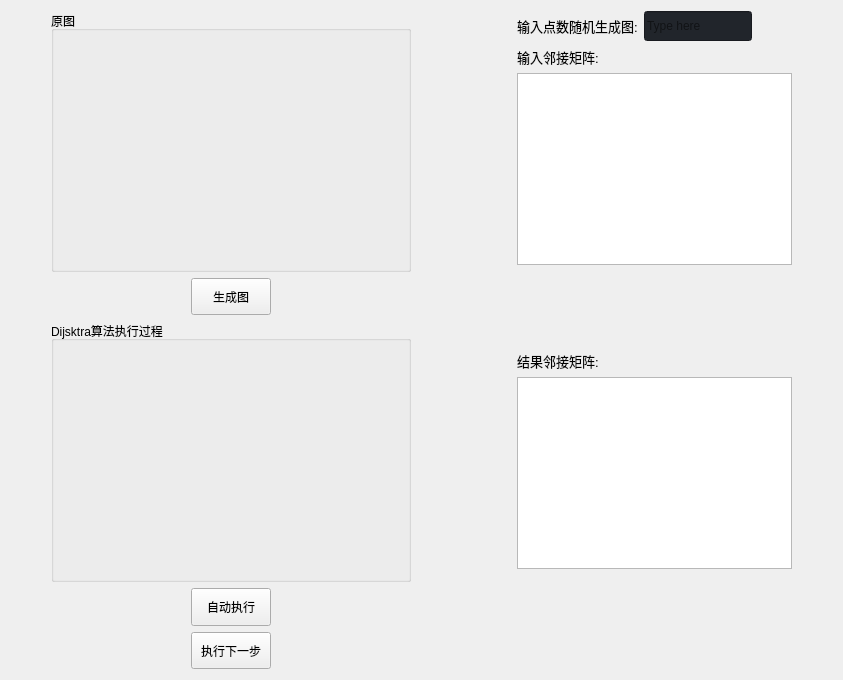
                     <widget class="QWidget" name="d_page">
                      <layout class="QHBoxLayout" name="horizontalLayout_21" stretch="0,1,0,1,0">
                       <item>
                        <spacer name="horizontalSpacer_9">
                         <property name="orientation">
                          <enum>Qt::Horizontal</enum>
                         </property>
                         <property name="sizeHint" stdset="0">
                          <size>
                           <width>40</width>
                           <height>20</height>
                          </size>
                         </property>
                        </spacer>
                       </item>
                       <item>
                        <layout class="QVBoxLayout" name="verticalLayout_19" stretch="7,1,7,1,1">
                         <item>
                          <widget class="QGroupBox" name="groupBox_d">
                           <property name="title">
                            <string>原图</string>
                           </property>
                          </widget>
                         </item>
                         <item>
                          <layout class="QHBoxLayout" name="horizontalLayout_7">
                           <item>
                            <spacer name="horizontalSpacer_2">
                             <property name="orientation">
                              <enum>Qt::Horizontal</enum>
                             </property>
                             <property name="sizeType">
                              <enum>QSizePolicy::Fixed</enum>
                             </property>
                             <property name="sizeHint" stdset="0">
                              <size>
                               <width>140</width>
                               <height>20</height>
                              </size>
                             </property>
                            </spacer>
                           </item>
                           <item>
                            <widget class="QPushButton" name="btn_gd">
                             <property name="sizePolicy">
                              <sizepolicy hsizetype="Minimum" vsizetype="Preferred">
                               <horstretch>0</horstretch>
                               <verstretch>0</verstretch>
                              </sizepolicy>
                             </property>
                             <property name="text">
                              <string>生成图</string>
                             </property>
                            </widget>
                           </item>
                           <item>
                            <spacer name="horizontalSpacer_3">
                             <property name="orientation">
                              <enum>Qt::Horizontal</enum>
                             </property>
                             <property name="sizeType">
                              <enum>QSizePolicy::Fixed</enum>
                             </property>
                             <property name="sizeHint" stdset="0">
                              <size>
                               <width>140</width>
                               <height>20</height>
                              </size>
                             </property>
                            </spacer>
                           </item>
                          </layout>
                         </item>
                         <item>
                          <widget class="QGroupBox" name="groupBox_d2">
                           <property name="title">
                            <string>Dijsktra算法执行过程</string>
                           </property>
                          </widget>
                         </item>
                         <item>
                          <layout class="QHBoxLayout" name="horizontalLayout_13">
                           <item>
                            <spacer name="horizontalSpacer_4">
                             <property name="orientation">
                              <enum>Qt::Horizontal</enum>
                             </property>
                             <property name="sizeType">
                              <enum>QSizePolicy::Fixed</enum>
                             </property>
                             <property name="sizeHint" stdset="0">
                              <size>
                               <width>140</width>
                               <height>20</height>
                              </size>
                             </property>
                            </spacer>
                           </item>
                           <item>
                            <widget class="QPushButton" name="btn_ed">
                             <property name="sizePolicy">
                              <sizepolicy hsizetype="Minimum" vsizetype="Preferred">
                               <horstretch>0</horstretch>
                               <verstretch>0</verstretch>
                              </sizepolicy>
                             </property>
                             <property name="text">
                              <string>自动执行</string>
                             </property>
                            </widget>
                           </item>
                           <item>
                            <spacer name="horizontalSpacer_5">
                             <property name="orientation">
                              <enum>Qt::Horizontal</enum>
                             </property>
                             <property name="sizeType">
                              <enum>QSizePolicy::Fixed</enum>
                             </property>
                             <property name="sizeHint" stdset="0">
                              <size>
                               <width>140</width>
                               <height>20</height>
                              </size>
                             </property>
                            </spacer>
                           </item>
                          </layout>
                         </item>
                         <item>
                          <layout class="QHBoxLayout" name="horizontalLayout_19">
                           <item>
                            <spacer name="horizontalSpacer_6">
                             <property name="orientation">
                              <enum>Qt::Horizontal</enum>
                             </property>
                             <property name="sizeType">
                              <enum>QSizePolicy::Fixed</enum>
                             </property>
                             <property name="sizeHint" stdset="0">
                              <size>
                               <width>140</width>
                               <height>20</height>
                              </size>
                             </property>
                            </spacer>
                           </item>
                           <item>
                            <widget class="QPushButton" name="btn_ed_2">
                             <property name="sizePolicy">
                              <sizepolicy hsizetype="Minimum" vsizetype="Preferred">
                               <horstretch>0</horstretch>
                               <verstretch>0</verstretch>
                              </sizepolicy>
                             </property>
                             <property name="text">
                              <string>执行下一步</string>
                             </property>
                            </widget>
                           </item>
                           <item>
                            <spacer name="horizontalSpacer_7">
                             <property name="orientation">
                              <enum>Qt::Horizontal</enum>
                             </property>
                             <property name="sizeType">
                              <enum>QSizePolicy::Fixed</enum>
                             </property>
                             <property name="sizeHint" stdset="0">
                              <size>
                               <width>140</width>
                               <height>20</height>
                              </size>
                             </property>
                            </spacer>
                           </item>
                          </layout>
                         </item>
                        </layout>
                       </item>
                       <item>
                        <spacer name="horizontalSpacer_8">
                         <property name="orientation">
                          <enum>Qt::Horizontal</enum>
                         </property>
                         <property name="sizeType">
                          <enum>QSizePolicy::Fixed</enum>
                         </property>
                         <property name="sizeHint" stdset="0">
                          <size>
                           <width>100</width>
                           <height>20</height>
                          </size>
                         </property>
                        </spacer>
                       </item>
                       <item>
                        <layout class="QVBoxLayout" name="verticalLayout_25">
                         <item>
                          <layout class="QHBoxLayout" name="horizontalLayout_10">
                           <item>
                            <widget class="QLabel" name="labelBoxBlenderInstalation_2">
                             <property name="font">
                              <font>
                               <family>Segoe UI</family>
                               <pointsize>10</pointsize>
                               <italic>false</italic>
                               <bold>false</bold>
                              </font>
                             </property>
                             <property name="styleSheet">
                              <string notr="true"/>
                             </property>
                             <property name="text">
                              <string>输入点数随机生成图:</string>
                             </property>
                            </widget>
                           </item>
                           <item>
                            <widget class="QLineEdit" name="lineEdit_d">
                             <property name="minimumSize">
                              <size>
                               <width>0</width>
                               <height>30</height>
                              </size>
                             </property>
                             <property name="styleSheet">
                              <string notr="true">background-color: rgb(33, 37, 43);</string>
                             </property>
                             <property name="text">
                              <string/>
                             </property>
                             <property name="placeholderText">
                              <string>Type here</string>
                             </property>
                            </widget>
                           </item>
                           <item>
                            <spacer name="horizontalSpacer_11">
                             <property name="orientation">
                              <enum>Qt::Horizontal</enum>
                             </property>
                             <property name="sizeHint" stdset="0">
                              <size>
                               <width>40</width>
                               <height>20</height>
                              </size>
                             </property>
                            </spacer>
                           </item>
                          </layout>
                         </item>
                         <item>
                          <widget class="QLabel" name="labelBoxBlenderInstalation_12">
                           <property name="font">
                            <font>
                             <family>Segoe UI</family>
                             <pointsize>10</pointsize>
                             <italic>false</italic>
                             <bold>false</bold>
                            </font>
                           </property>
                           <property name="styleSheet">
                            <string notr="true"/>
                           </property>
                           <property name="text">
                            <string>输入邻接矩阵:</string>
                           </property>
                          </widget>
                         </item>
                         <item>
                          <widget class="QPlainTextEdit" name="plainTextEdit_d"/>
                         </item>
                         <item>
                          <spacer name="verticalSpacer">
                           <property name="orientation">
                            <enum>Qt::Vertical</enum>
                           </property>
                           <property name="sizeType">
                            <enum>QSizePolicy::Fixed</enum>
                           </property>
                           <property name="sizeHint" stdset="0">
                            <size>
                             <width>20</width>
                             <height>80</height>
                            </size>
                           </property>
                          </spacer>
                         </item>
                         <item>
                          <widget class="QLabel" name="labelBoxBlenderInstalation_13">
                           <property name="font">
                            <font>
                             <family>Segoe UI</family>
                             <pointsize>10</pointsize>
                             <italic>false</italic>
                             <bold>false</bold>
                            </font>
                           </property>
                           <property name="styleSheet">
                            <string notr="true"/>
                           </property>
                           <property name="text">
                            <string>结果邻接矩阵:</string>
                           </property>
                          </widget>
                         </item>
                         <item>
                          <widget class="QPlainTextEdit" name="plainTextEdit_d2"/>
                         </item>
                         <item>
                          <spacer name="verticalSpacer_2">
                           <property name="orientation">
                            <enum>Qt::Vertical</enum>
                           </property>
                           <property name="sizeType">
                            <enum>QSizePolicy::Fixed</enum>
                           </property>
                           <property name="sizeHint" stdset="0">
                            <size>
                             <width>20</width>
                             <height>100</height>
                            </size>
                           </property>
                          </spacer>
                         </item>
                        </layout>
                       </item>
                       <item>
                        <spacer name="horizontalSpacer_10">
                         <property name="orientation">
                          <enum>Qt::Horizontal</enum>
                         </property>
                         <property name="sizeHint" stdset="0">
                          <size>
                           <width>40</width>
                           <height>20</height>
                          </size>
                         </property>
                        </spacer>
                       </item>
                      </layout>
                     </widget>
